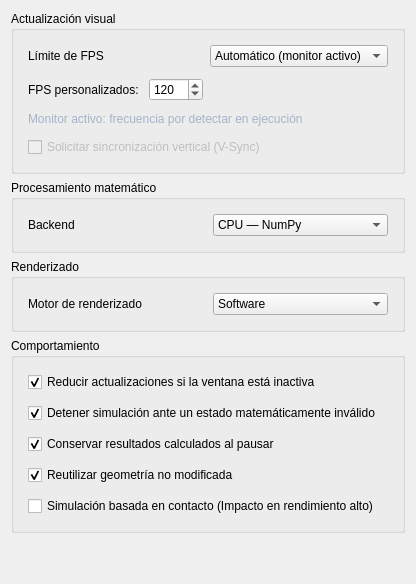
        <widget class="QWidget" name="tab_3">
         <attribute name="title">
          <string>Simulación y rendimiento</string>
         </attribute>
         <layout class="QGridLayout" name="gridLayout_8">
          <item row="2" column="0">
           <widget class="QGroupBox" name="groupRender">
            <property name="title">
             <string>Renderizado</string>
            </property>
            <layout class="QVBoxLayout" name="groupRenderLayout">
             <property name="spacing">
              <number>11</number>
             </property>
             <property name="leftMargin">
              <number>14</number>
             </property>
             <property name="topMargin">
              <number>14</number>
             </property>
             <property name="rightMargin">
              <number>14</number>
             </property>
             <property name="bottomMargin">
              <number>14</number>
             </property>
             <item>
              <layout class="QHBoxLayout" name="comboRenderRow">
               <property name="spacing">
                <number>10</number>
               </property>
               <property name="leftMargin">
                <number>0</number>
               </property>
               <property name="topMargin">
                <number>0</number>
               </property>
               <property name="rightMargin">
                <number>0</number>
               </property>
               <property name="bottomMargin">
                <number>0</number>
               </property>
               <item>
                <widget class="QLabel" name="comboRenderLabel">
                 <property name="minimumSize">
                  <size>
                   <width>172</width>
                   <height>0</height>
                  </size>
                 </property>
                 <property name="text">
                  <string>Motor de renderizado</string>
                 </property>
                </widget>
               </item>
               <item>
                <widget class="QComboBox" name="comboRender">
                 <property name="currentIndex">
                  <number>0</number>
                 </property>
                 <item>
                  <property name="text">
                   <string>Software</string>
                  </property>
                 </item>
                 <item>
                  <property name="text">
                   <string>OpenGL</string>
                  </property>
                 </item>
                </widget>
               </item>
              </layout>
             </item>
            </layout>
           </widget>
          </item>
          <item row="0" column="0">
           <widget class="QGroupBox" name="groupCadencia">
            <property name="title">
             <string>Actualización visual</string>
            </property>
            <layout class="QVBoxLayout" name="groupCadenciaLayout">
             <property name="spacing">
              <number>11</number>
             </property>
             <property name="leftMargin">
              <number>14</number>
             </property>
             <property name="topMargin">
              <number>14</number>
             </property>
             <property name="rightMargin">
              <number>14</number>
             </property>
             <property name="bottomMargin">
              <number>14</number>
             </property>
             <item>
              <layout class="QHBoxLayout" name="comboFPSRow">
               <property name="spacing">
                <number>10</number>
               </property>
               <property name="leftMargin">
                <number>0</number>
               </property>
               <property name="topMargin">
                <number>0</number>
               </property>
               <property name="rightMargin">
                <number>0</number>
               </property>
               <property name="bottomMargin">
                <number>0</number>
               </property>
               <item>
                <widget class="QLabel" name="comboFPSLabel">
                 <property name="minimumSize">
                  <size>
                   <width>172</width>
                   <height>0</height>
                  </size>
                 </property>
                 <property name="text">
                  <string>Límite de FPS</string>
                 </property>
                </widget>
               </item>
               <item>
                <widget class="QComboBox" name="comboFPS">
                 <property name="currentIndex">
                  <number>0</number>
                 </property>
                 <item>
                  <property name="text">
                   <string>Automático (monitor activo)</string>
                  </property>
                 </item>
                 <item>
                  <property name="text">
                   <string>30 FPS</string>
                  </property>
                 </item>
                 <item>
                  <property name="text">
                   <string>60 FPS</string>
                  </property>
                 </item>
                 <item>
                  <property name="text">
                   <string>75 FPS</string>
                  </property>
                 </item>
                 <item>
                  <property name="text">
                   <string>90 FPS</string>
                  </property>
                 </item>
                 <item>
                  <property name="text">
                   <string>120 FPS</string>
                  </property>
                 </item>
                 <item>
                  <property name="text">
                   <string>144 FPS</string>
                  </property>
                 </item>
                 <item>
                  <property name="text">
                   <string>165 FPS</string>
                  </property>
                 </item>
                 <item>
                  <property name="text">
                   <string>240 FPS</string>
                  </property>
                 </item>
                 <item>
                  <property name="text">
                   <string>Personalizado</string>
                  </property>
                 </item>
                 <item>
                  <property name="text">
                   <string>Sin límite (Uncapped)</string>
                  </property>
                 </item>
                </widget>
               </item>
              </layout>
             </item>
             <item>
              <layout class="QHBoxLayout" name="layoutFPSCustom">
               <property name="spacing">
                <number>10</number>
               </property>
               <property name="leftMargin">
                <number>0</number>
               </property>
               <property name="topMargin">
                <number>0</number>
               </property>
               <property name="rightMargin">
                <number>0</number>
               </property>
               <property name="bottomMargin">
                <number>0</number>
               </property>
               <item>
                <widget class="QLabel" name="lblFPSCustom">
                 <property name="text">
                  <string>FPS personalizados:</string>
                 </property>
                 <property name="wordWrap">
                  <bool>true</bool>
                 </property>
                </widget>
               </item>
               <item>
                <widget class="QSpinBox" name="spinFPSCustom">
                 <property name="minimum">
                  <number>1</number>
                 </property>
                 <property name="maximum">
                  <number>1000</number>
                 </property>
                 <property name="singleStep">
                  <number>1</number>
                 </property>
                 <property name="value">
                  <number>120</number>
                 </property>
                </widget>
               </item>
               <item>
                <spacer name="customFpsSpace">
                 <property name="orientation">
                  <enum>Qt::Orientation::Horizontal</enum>
                 </property>
                 <property name="sizeHint" stdset="0">
                  <size>
                   <width>20</width>
                   <height>20</height>
                  </size>
                 </property>
                </spacer>
               </item>
              </layout>
             </item>
             <item>
              <widget class="QLabel" name="lblMonitorHz">
               <property name="styleSheet">
                <string>color: #A5B4C9; font-size: 12px;</string>
               </property>
               <property name="text">
                <string>Monitor activo: frecuencia por detectar en ejecución</string>
               </property>
               <property name="wordWrap">
                <bool>true</bool>
               </property>
              </widget>
             </item>
             <item>
              <widget class="QCheckBox" name="chkVSync">
               <property name="enabled">
                <bool>false</bool>
               </property>
               <property name="text">
                <string>Solicitar sincronización vertical (V-Sync)</string>
               </property>
               <property name="checked">
                <bool>false</bool>
               </property>
              </widget>
             </item>
            </layout>
           </widget>
          </item>
          <item row="1" column="0">
           <widget class="QGroupBox" name="groupProcesamiento">
            <property name="title">
             <string>Procesamiento matemático</string>
            </property>
            <layout class="QVBoxLayout" name="groupProcesamientoLayout">
             <property name="spacing">
              <number>11</number>
             </property>
             <property name="leftMargin">
              <number>14</number>
             </property>
             <property name="topMargin">
              <number>14</number>
             </property>
             <property name="rightMargin">
              <number>14</number>
             </property>
             <property name="bottomMargin">
              <number>14</number>
             </property>
             <item>
              <layout class="QHBoxLayout" name="comboBackendRow">
               <property name="spacing">
                <number>10</number>
               </property>
               <property name="leftMargin">
                <number>0</number>
               </property>
               <property name="topMargin">
                <number>0</number>
               </property>
               <property name="rightMargin">
                <number>0</number>
               </property>
               <property name="bottomMargin">
                <number>0</number>
               </property>
               <item>
                <widget class="QLabel" name="comboBackendLabel">
                 <property name="minimumSize">
                  <size>
                   <width>172</width>
                   <height>0</height>
                  </size>
                 </property>
                 <property name="text">
                  <string>Backend</string>
                 </property>
                </widget>
               </item>
               <item>
                <widget class="QComboBox" name="comboBackend">
                 <property name="currentIndex">
                  <number>0</number>
                 </property>
                 <item>
                  <property name="text">
                   <string>CPU — NumPy</string>
                  </property>
                 </item>
                 <item>
                  <property name="text">
                   <string>GPU — CuPy</string>
                  </property>
                 </item>
                 <item>
                  <property name="text">
                   <string>Híbrido — automático</string>
                  </property>
                 </item>
                </widget>
               </item>
              </layout>
             </item>
            </layout>
           </widget>
          </item>
          <item row="3" column="0">
           <widget class="QGroupBox" name="groupSimComportamiento">
            <property name="title">
             <string>Comportamiento</string>
            </property>
            <layout class="QVBoxLayout" name="groupSimComportamientoLayout">
             <property name="spacing">
              <number>11</number>
             </property>
             <property name="leftMargin">
              <number>14</number>
             </property>
             <property name="topMargin">
              <number>14</number>
             </property>
             <property name="rightMargin">
              <number>14</number>
             </property>
             <property name="bottomMargin">
              <number>14</number>
             </property>
             <item>
              <widget class="QCheckBox" name="chkBajarFPSInactivo">
               <property name="enabled">
                <bool>true</bool>
               </property>
               <property name="text">
                <string>Reducir actualizaciones si la ventana está inactiva</string>
               </property>
               <property name="checked">
                <bool>true</bool>
               </property>
              </widget>
             </item>
             <item>
              <widget class="QCheckBox" name="chkDetenerInvalido">
               <property name="enabled">
                <bool>true</bool>
               </property>
               <property name="text">
                <string>Detener simulación ante un estado matemáticamente inválido</string>
               </property>
               <property name="checked">
                <bool>true</bool>
               </property>
              </widget>
             </item>
             <item>
              <widget class="QCheckBox" name="chkConservarPausa">
               <property name="enabled">
                <bool>true</bool>
               </property>
               <property name="text">
                <string>Conservar resultados calculados al pausar</string>
               </property>
               <property name="checked">
                <bool>true</bool>
               </property>
              </widget>
             </item>
             <item>
              <widget class="QCheckBox" name="chkCacheGeometria">
               <property name="enabled">
                <bool>true</bool>
               </property>
               <property name="text">
                <string>Reutilizar geometría no modificada</string>
               </property>
               <property name="checked">
                <bool>true</bool>
               </property>
              </widget>
             </item>
             <item>
              <widget class="QCheckBox" name="chkSimulacionPorContacto">
               <property name="text">
                <string>Simulación basada en contacto (Impacto en rendimiento alto)</string>
               </property>
              </widget>
             </item>
            </layout>
           </widget>
          </item>
          <item row="4" column="0">
           <spacer name="verticalSpacer_4">
            <property name="orientation">
             <enum>Qt::Orientation::Vertical</enum>
            </property>
            <property name="sizeHint" stdset="0">
             <size>
              <width>20</width>
              <height>40</height>
             </size>
            </property>
           </spacer>
          </item>
         </layout>
        </widget>
